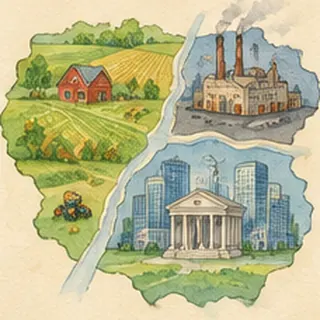
#> input picture vocab/img/en/t01-17.webp, 320 x 320 px
$ python crop.py en/t01-17.webp en/t01-22.webp
#> lines starting #> are read from the running program, lines starting #| are printed output that depends on the picture
#!/usr/bin/env python3
"""Нарезка сетки 5×4 на 20 квадратов: python3 crop.py grid.png out_dir id1 id2 ... (20 id в порядке чтения).
Ищет светлые межплиточные полосы по проекциям яркости; если не нашёл — делит равномерно."""
import sys
from pathlib import Path
from PIL import Image, ImageStat
import numpy as np

def bands(prof, n, light):
    """Возвращает n+1 границ (центры светлых полос) вдоль оси."""
    L = len(prof); bright = prof > light
    runs = []; i = 0
    while i < L:
        if bright[i]:
            j = i
            while j < L and bright[j]: j += 1
            runs.append((i, j)); i = j
        else: i += 1
    # ожидаемые позиции границ
    exp = [L * k / n for k in range(n + 1)]
    cuts = []
    for k, e in enumerate(exp):
        cand = [r for r in runs if abs((r[0] + r[1]) / 2 - e) < L / n * .35]
        if cand:
            r = min(cand, key=lambda r: abs((r[0] + r[1]) / 2 - e))
            cuts.append(r)
        else:
            cuts.append((int(e), int(e)))
    return cuts

def main():
    src, out, ids = sys.argv[1], Path(sys.argv[2]), sys.argv[3:]
    out.mkdir(parents=True, exist_ok=True)
    im = Image.open(src).convert('RGB'); a = np.asarray(im.convert('L')).astype(float)
#> in main, im is the input picture: PIL image 320x320 RGB; mean R, G, B 184.9, 183.3, 142.7
#> after `a = np.asarray(im.convert('L')).astype(float)`:
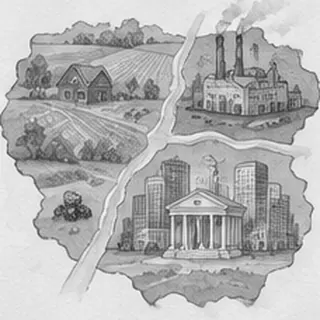
#> a: shape (320, 320) float64; min 36, max 252, mean 179.1
    colp = np.percentile(a, 8, axis=0); rowp = np.percentile(a, 8, axis=1)
#> after `colp = np.percentile(a, 8, axis=0)`: colp = 320 values, max 226 at index 0, min 83.52 at index 241, mean 119.3
#> after `rowp = np.percentile(a, 8, axis=1)`: rowp = 320 values, max 226 at index 316, min 78 at index 216, mean 130.5
    import os
    C, Rw = int(os.environ.get('COLS', 5)), int(os.environ.get('ROWS', 4))
    cx = bands(colp, C, 248); cy = bands(rowp, Rw, 248)
#> in bands, `L = len(prof)`: L = 320
#> after the loop in bands, `while i < L:`: runs = []
#> in bands, `exp = [L * k / n for k in range(n + 1)]`: exp = [0, 64, 128, 192, 256, 320]
#> the loop in bands, `for k, e in enumerate(exp):` made 6 passes
#> e on passes 1 to 6: 0, 64, 128, 192, 256, 320
#> after the loop in bands, `for k, e in enumerate(exp):`: cuts = [(0, 0), (64, 64), (128, 128), (192, 192), (256, 256), (320, 320)]
#> after `cx = bands(colp, C, 248)`: cx has the same summary as cuts in bands
#> the loop in bands (call 2), `for k, e in enumerate(exp):` made 5 passes
#> e on passes 1 to 5: 0, 80, 160, 240, 320
#> after `cy = bands(rowp, Rw, 248)`: cy = [(0, 0), (80, 80), (160, 160), (240, 240), (320, 320)]
    k = 0
    for r in range(Rw):
        for c in range(C):
            x0, x1 = cx[c][1], cx[c + 1][0]; y0, y1 = cy[r][1], cy[r + 1][0]
            w, h = x1 - x0, y1 - y0; s = min(w, h); ins = int(s * .03)
            xc, yc = x0 + w / 2, y0 + h / 2; s2 = s / 2 - ins
            tile = im.crop((int(xc - s2), int(yc - s2), int(xc + s2), int(yc + s2)))  # исходное разрешение, без растяжения
            if k < len(ids): tile.save(out / f'{ids[k]}.webp', 'WEBP', quality=95, method=6)
            k += 1
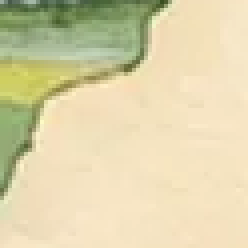
#> tile: PIL image 62x62 RGB (shown 4 times larger); mean R, G, B 220.2, 211, 170.8
#> after the loop, k = 20
    print('cuts x', [c[1] for c in cx], 'y', [c[1] for c in cy])
#| cuts x [0, 64, 128, 192, 256, 320] y [0, 80, 160, 240, 320]

main()

$ run again, on vocab/img/en/t01-25.webp
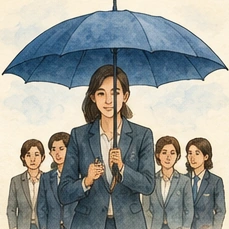
#> input picture vocab/img/en/t01-25.webp, 229 x 229 px
#> in main, im is the input picture: PIL image 229x229 RGB; mean R, G, B 153.1, 156.2, 151.4
#> in main, `a = np.asarray(im.convert('L')).astype(float)`:
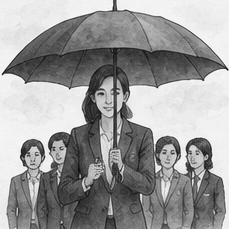
#> a: shape (229, 229) float64; min 8, max 253, mean 154.7
#> colp = 229 values, max 236 at index 228, min 33 at index 78, mean 75.63
#> rowp = 229 values, max 235 at index 0, min 36 at index 48, mean 80.52
#> L = 229
#> after the loop in bands, `while i < L:`: runs = []
#> exp = [0, 45.8, 91.6, 137.4, 183.2, 229]
#> the loop in bands, `for k, e in enumerate(exp):` made 6 passes
#> e on passes 1 to 6: 0, 45.8, 91.6, 137.4, 183.2, 229
#> after the loop in bands, `for k, e in enumerate(exp):`: cuts = [(0, 0), (45, 45), (91, 91), (137, 137), (183, 183), (229, 229)]
#> cx has the same summary as cuts in bands
#> the loop in bands (call 2), `for k, e in enumerate(exp):` made 5 passes
#> e on passes 1 to 5: 0, 57.25, 114.5, 171.8, 229
#> cy = [(0, 0), (57, 57), (114, 114), (171, 171), (229, 229)]
#> after the loop in main, `for r in range(Rw):`:
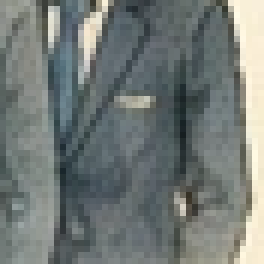
#> tile: PIL image 44x44 RGB (shown 6 times larger); mean R, G, B 114.6, 121.4, 118.6
#> after the loop in main, `for r in range(Rw):`: k = 20
#| cuts x [0, 45, 91, 137, 183, 229] y [0, 57, 114, 171, 229]

$ run again, on vocab/img/en/t02-15.webp
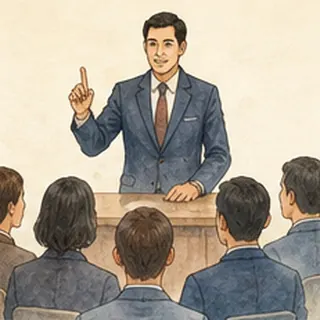
#> input picture vocab/img/en/t02-15.webp, 320 x 320 px
#> in main, im is the input picture: PIL image 320x320 RGB; mean R, G, B 172.9, 163.7, 149.1
#> in main, `a = np.asarray(im.convert('L')).astype(float)`:
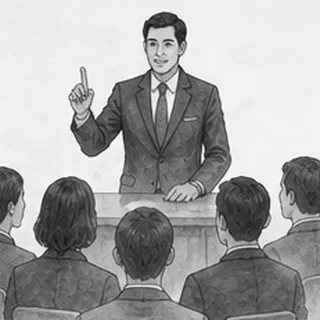
#> a: shape (320, 320) float64; min 12, max 255, mean 164.8
#> colp = 320 values, max 103 at index 275, min 48 at index 48, mean 69.42
#> rowp = 320 values, max 236 at index 0, min 48 at index 222, mean 95.09
#> L = 320
#> after the loop in bands, `while i < L:`: runs = []
#> exp = [0, 64, 128, 192, 256, 320]
#> the loop in bands, `for k, e in enumerate(exp):` made 6 passes
#> e on passes 1 to 6: 0, 64, 128, 192, 256, 320
#> after the loop in bands, `for k, e in enumerate(exp):`: cuts = [(0, 0), (64, 64), (128, 128), (192, 192), (256, 256), (320, 320)]
#> cx has the same summary as cuts in bands
#> the loop in bands (call 2), `for k, e in enumerate(exp):` made 5 passes
#> e on passes 1 to 5: 0, 80, 160, 240, 320
#> cy = [(0, 0), (80, 80), (160, 160), (240, 240), (320, 320)]
#> after the loop in main, `for r in range(Rw):`:
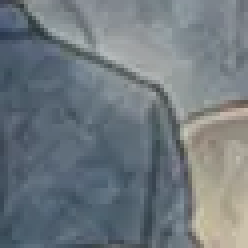
#> tile: PIL image 62x62 RGB (shown 4 times larger); mean R, G, B 112, 121, 126.9
#> after the loop in main, `for r in range(Rw):`: k = 20
#| cuts x [0, 64, 128, 192, 256, 320] y [0, 80, 160, 240, 320]

$ run again, on vocab/img/en/t02-18.webp
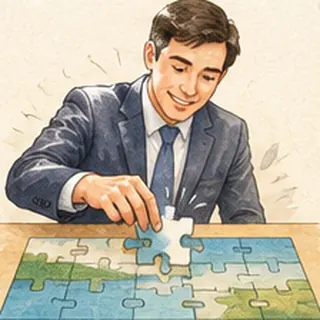
#> input picture vocab/img/en/t02-18.webp, 320 x 320 px
#> in main, im is the input picture: PIL image 320x320 RGB; mean R, G, B 186.7, 179.4, 161.5
#> in main, `a = np.asarray(im.convert('L')).astype(float)`:
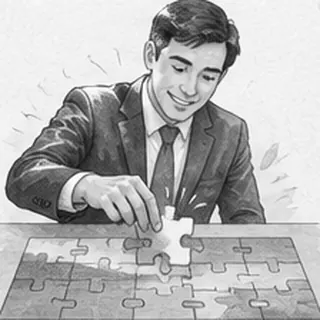
#> a: shape (320, 320) float64; min 8, max 255, mean 179.5
#> colp = 320 values, max 208 at index 0, min 42 at index 85, mean 94.67
#> rowp = 320 values, max 187.5 at index 81, min 43.52 at index 213, mean 101.1
#> L = 320
#> after the loop in bands, `while i < L:`: runs = []
#> exp = [0, 64, 128, 192, 256, 320]
#> the loop in bands, `for k, e in enumerate(exp):` made 6 passes
#> e on passes 1 to 6: 0, 64, 128, 192, 256, 320
#> after the loop in bands, `for k, e in enumerate(exp):`: cuts = [(0, 0), (64, 64), (128, 128), (192, 192), (256, 256), (320, 320)]
#> cx has the same summary as cuts in bands
#> the loop in bands (call 2), `for k, e in enumerate(exp):` made 5 passes
#> e on passes 1 to 5: 0, 80, 160, 240, 320
#> cy = [(0, 0), (80, 80), (160, 160), (240, 240), (320, 320)]
#> after the loop in main, `for r in range(Rw):`:
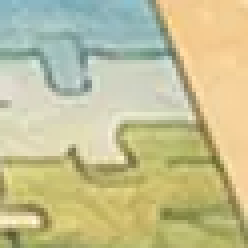
#> tile: PIL image 62x62 RGB (shown 4 times larger); mean R, G, B 194.7, 191.6, 147.9
#> after the loop in main, `for r in range(Rw):`: k = 20
#| cuts x [0, 64, 128, 192, 256, 320] y [0, 80, 160, 240, 320]
